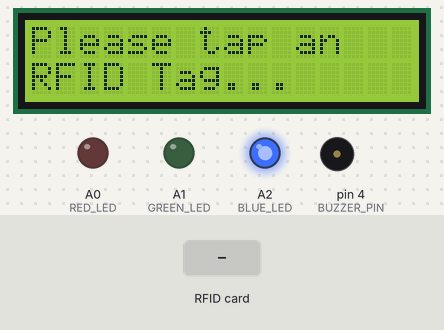
Simulated run of this sketch. Board: Arduino Uno, built with avr-gcc and run on an emulated ATmega328P. Shown: 16×2 character LCD, output pins drawn as LEDs (lit = HIGH), buzzer (waves = sounding). The inputs (shaded band) are chosen by the test bench. The local clock reads 2024-03-15 10:24:30 at power-on unless the sketch sets it; pins used as bus, display or sensor lines are not drawn; what the sketch prints to the serial monitor is not drawn.

Above: at 1.3 s.
1.4 s: RFID card AC 80 A2 D3 held to the reader
At 1.71 s:
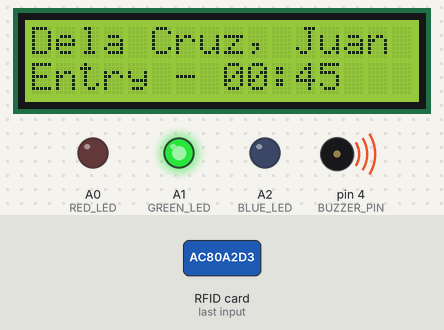
At 3.0 s:
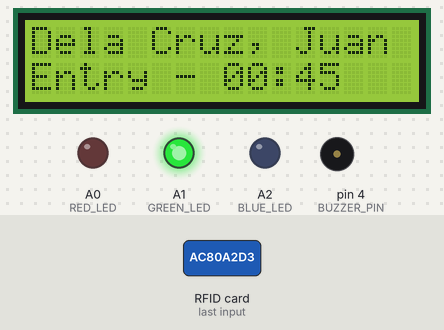
3.3 s: RFID card 5E 7A 19 C4 held to the reader
At 7.4 s:
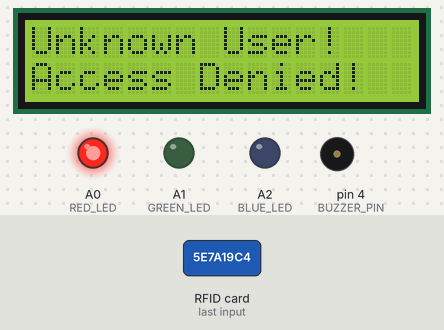
Timing chart, 0 to 12.3 s (numbered marks = the images above; inputs shaded):
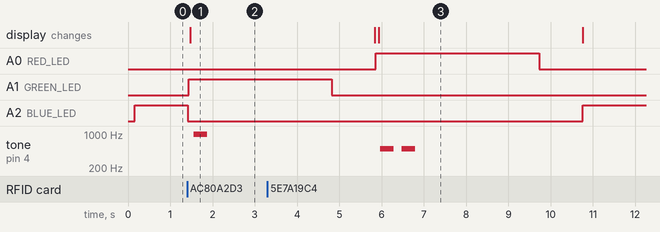

Measured:
- after the input at 1.4 s, A1 (GREEN_LED): LOW → HIGH at once; A2 (BLUE_LED): HIGH → LOW at once; tone on pin 4 (BUZZER_PIN): silent → 985 Hz after 0.15 s, → silent 0.32 s later; the display: changes after 0.07 s (image 1)
- after the input at 3.3 s, A0 (RED_LED): LOW → HIGH after 2.6 s, → LOW 3.9 s later; A2 (BLUE_LED): LOW → HIGH after 7.5 s instead of 2.5 s; tone on pin 4 (BUZZER_PIN): silent → 494 Hz after 2.7 s, → silent 0.32 s later, → 498 Hz 0.18 s later, → silent 0.32 s later; the display: first differs from a run without the input after 2.6 s (image 3)

The sketch:

Arduino_RFID_Access_Control.ino
```cpp
#include <virtuabotixRTC.h> // Required for RTC module
#include <SPI.h>            // Required for MFRC522 (RFID reader)
#include <MFRC522.h>        // RFID reader library
#include <Wire.h>           // Required for I2C communication (for LCD)
#include <LiquidCrystal_I2C.h> // I2C LCD library

// --- RTC Pin Definitions ---
// Initialize the RTC module with data pin, clock pin, and chip select pin
// IMPORTANT: VERIFY THESE DIGITAL PIN NUMBERS AGAINST YOUR PHYSICAL WIRING!
virtuabotixRTC myRTC(6, 7, 8); // Example: Data Pin 6, Clock Pin 7, CS Pin 8

// --- RFID Reader Pin Definitions ---
// These pins are for the MFRC522 RFID reader.
// RST_PIN: Reset pin for the MFRC522
// SDA_PIN: SPI Slave Select (SS) pin for the MFRC522
#define RST_PIN 9
#define SDA_PIN 10

// --- Component Pin Definitions ---
// VERIFY THESE DIGITAL PIN NUMBERS AGAINST YOUR PHYSICAL WIRING!
// Connect each LED's anode (long leg) to its respective digital pin
// via a current-limiting resistor (e.g., 220-330 Ohm).
// Connect the LED's cathode (short leg) to Arduino GND.
const int BLUE_LED = A2;    // Blue LED for "waiting for tag" state
const int GREEN_LED = A1;   // Green LED for "Access Granted"
const int RED_LED = A0;     // Red LED for "Access Denied"
const int BUZZER_PIN = 4;  // Buzzer connected to Digital Pin A3

// --- MFRC522 Object Initialization ---
MFRC522 mfrc522(SDA_PIN, RST_PIN);

// --- LCD I2C Object Initialization ---
// Parameters: I2C address, columns, rows
// Common I2C addresses are 0x27 or 0x3F. If your LCD doesn't work, try 0x3F,
// or run an I2C scanner sketch to find the correct address.
LiquidCrystal_I2C lcd(0x27, 16, 2); // Assuming a 16x2 LCD with address 0x27

// --- RFID User Data Structure ---
// Defines a structure to hold an RFID UID and the corresponding user's name parts, including Student ID.
struct RFIDUser {
  String uid;             // Stores the Unique Identifier of the RFID tag
  String studentID;       // New: Stores the Student ID
  String lastName;        // Stores the last name
  String firstName;       // Stores the first name
  String middleInitial;   // Stores the middle initial (can be empty string if none)
  bool isInside;          // State: true if currently "inside", false if "outside"
};

// --- Authorized Users Array ---
// IMPORTANT: Replace these example UIDs, Student IDs, and names with your actual data.
RFIDUser authorizedUsers[] = {
  {"AC 80 A2 D3", "2023-121343", "Dela Cruz", "Juan", "J.", false},
  {"A6 59 18 9E", "2023-987654", "TEJADA", "Paul Andrei", "B.", false},
  {"22 3D 05 4B", "2023-112233", "ABUED", "Jose Anjelo", "R.", false}
};

// --- Custom Tone Function ---
// Generates a square wave on the specified pin to make a sound.
void tone(int pin, int frequency, int duration) {
  long toggleTime = 1000000L / (frequency * 2);
  long numToggles = (long)duration * 1000L / toggleTime;
  for (long i = 0; i < numToggles; i++) {
    digitalWrite(pin, HIGH);
    delayMicroseconds(toggleTime);
    digitalWrite(pin, LOW);
    delayMicroseconds(toggleTime);
  }
}

// --- Setup Function ---
// Runs once when the Arduino starts or resets.
void setup() {
  Serial.begin(9600);       // Initialize serial communication for debugging
  SPI.begin();              // Initialize SPI bus for RFID reader
  mfrc522.PCD_Init();       // Initialize MFRC522 RFID reader

  // Initialize the LCD
  lcd.init();               // Initializes the LCD module
  lcd.backlight();          // Turns on the LCD backlight
  lcd.clear();              // Clears any text on the LCD screen

  // Set all LED and Buzzer pins as OUTPUTs
  pinMode(BUZZER_PIN, OUTPUT);
  pinMode(BLUE_LED, OUTPUT);
  pinMode(GREEN_LED, OUTPUT);
  pinMode(RED_LED, OUTPUT);

  // Ensure all LEDs and the buzzer are initially OFF (LOW state)
  digitalWrite(BUZZER_PIN, LOW);
  digitalWrite(BLUE_LED, LOW);
  digitalWrite(GREEN_LED, LOW);
  digitalWrite(RED_LED, LOW);

  // Set the current date and time for the RTC.
  // Format: seconds, minutes, hours, day of the week, day of the month, month, year
  // day of the week: 1 = Sunday, 2 = Monday, ..., 7 = Saturday
  // myRTC.setDS1302Time(ss, mm, hh, WW, DD, MM,YYYY);
  // Current time: Thursday, June 13, 2025 at 12:45:00 AM
  myRTC.setDS1302Time(00, 45, 00, 5, 13, 6, 2025);

  // Print CSV Header to Serial Monitor
  // Updated to include "StudentID" column
  Serial.println("Logs,RFID Tag,StudentID,Last Name,First Name,Middle Initial,Authorized (Yes/No),Entry/Exit,Date,Time");

  // Set the initial state: Blue LED ON and prompt message on LCD
  digitalWrite(BLUE_LED, HIGH); // Turn on the blue LED (default waiting state)
  lcd.setCursor(0, 0);          // Set LCD cursor to the first column, first row
  lcd.print("Please tap an");
  lcd.setCursor(0, 1);          // Set LCD cursor to the first column, second row
  lcd.print("RFID Tag...");
  Serial.println("Please tap an RFID Tag..."); // Also print to Serial Monitor for debugging
}

// --- Loop Function ---
// Runs repeatedly after setup() is complete.
void loop() {
  // Check if a new RFID card is present AND successfully read.
  // If not, ensure the blue LED is on (waiting state) and exit the loop iteration.
  if (!mfrc522.PICC_IsNewCardPresent() || !mfrc522.PICC_ReadCardSerial()) {
    digitalWrite(BLUE_LED, HIGH); // Keep blue LED on while waiting
    return; // Exit current loop iteration, go back to the start of loop()
  }

  // A card has been detected and read:
  digitalWrite(BLUE_LED, LOW); // Turn off the blue LED as a tag is being processed

  // Display "Processing Tag..." on the LCD
  lcd.clear();
  lcd.setCursor(0, 0);
  lcd.print("Processing Tag...");
  Serial.println("Processing tag..."); // Also print to Serial Monitor

  // --- Generate the RFID Tag's UID String ---
  String scannedContent = ""; // Initialize an empty string to store the UID
  for (byte i = 0; i < mfrc522.uid.size; i++) {
    if (mfrc522.uid.uidByte[i] < 0x10) {
      scannedContent.concat("0");
    }
    scannedContent.concat(String(mfrc522.uid.uidByte[i], HEX));
    if (i < mfrc522.uid.size - 1) {
      scannedContent.concat(" ");
    }
  }
  scannedContent.toUpperCase(); // Convert the entire UID string to uppercase

  Serial.print("RFID TAG Scanned: ");
  Serial.println(scannedContent); // Print the scanned UID to Serial Monitor

  // --- Check if the Scanned RFID Tag is Authorized ---
  bool authorized = false;      // Flag to track authorization status
  RFIDUser* currentUser = nullptr; // Pointer to the matched user

  // Iterate through the list of authorized users to find a match
  for (int i = 0; i < sizeof(authorizedUsers) / sizeof(authorizedUsers[0]); i++) {
    if (scannedContent.equals(authorizedUsers[i].uid)) {
      authorized = true;
      currentUser = &authorizedUsers[i]; // Store pointer to the found user
      break;
    }
  }

  // --- Handle Authorization Outcome ---
  if (authorized && currentUser != nullptr) {
    // --- Access Granted ---
    digitalWrite(GREEN_LED, HIGH); // Turn on the green LED

    // Update RTC time
    myRTC.updateTime(); // Get the most current time for logging

    // Determine Entry/Exit
    String entryExitStatus;
    if (currentUser->isInside) {
      entryExitStatus = "Exit";
      currentUser->isInside = false; // User is now outside
    } else {
      entryExitStatus = "Entry";
      currentUser->isInside = true;  // User is now inside
    }

    // --- LCD Display ---
    lcd.clear();
    lcd.setCursor(0, 0);
    lcd.print(currentUser->lastName);
    lcd.print(", ");
    lcd.print(currentUser->firstName);
    if (currentUser->middleInitial.length() > 0) {
      lcd.print(" ");
      lcd.print(currentUser->middleInitial);
      lcd.print(".");
    }

    lcd.setCursor(0, 1);
    lcd.print(entryExitStatus);
    lcd.print(" - ");
    if (myRTC.hours < 10) lcd.print("0");
    lcd.print(myRTC.hours);
    lcd.print(":");
    if (myRTC.minutes < 10) lcd.print("0");
    lcd.print(myRTC.minutes);
    // Seconds are not typically shown on LCD for entry/exit time

    // --- CSV Output for Access Granted ---
    // Columns: Logs, RFID Tag, StudentID, Last Name, First Name, Middle Initial, Authorized (Yes/No), Entry/Exit, Date, Time
    Serial.print("Access Granted,");   // Logs
    Serial.print(scannedContent);      // RFID Tag (the scanned UID)
    Serial.print(",");
    Serial.print(currentUser->studentID); // StudentID
    Serial.print(",");
    Serial.print(currentUser->lastName); // Last Name
    Serial.print(",");
    Serial.print(currentUser->firstName); // First Name
    Serial.print(",");
    Serial.print(currentUser->middleInitial); // Middle Initial
    Serial.print(",");
    Serial.print("Yes,");              // Authorized (Yes/No)
    Serial.print(entryExitStatus);     // Entry/Exit
    Serial.print(",");

    // Date (MM/DD/YYYY) - Ensure this format matches your desired spreadsheet
    if (myRTC.month < 10) Serial.print("0");
    Serial.print(myRTC.month);
    Serial.print("/");
    if (myRTC.dayofmonth < 10) Serial.print("0");
    Serial.print(myRTC.dayofmonth);
    Serial.print("/");
    Serial.print(myRTC.year);
    Serial.print(",");

    // Time (HH:MM:SS)
    if (myRTC.hours < 10) Serial.print("0");
    Serial.print(myRTC.hours);
    Serial.print(":");
    if (myRTC.minutes < 10) Serial.print("0");
    Serial.print(myRTC.minutes);
    Serial.print(":");
    if (myRTC.seconds < 10) Serial.print("0");
    Serial.print(myRTC.seconds);
    Serial.println(); // New line for the next log entry

    tone(BUZZER_PIN, 1000, 150); // Play a single, high-pitched beep
    delay(3000);                 // Keep green LED and LCD message on for 3 seconds
    digitalWrite(GREEN_LED, LOW);  // Turn off the green LED
  } else {
    // --- Access Denied ---
    digitalWrite(RED_LED, HIGH); // Turn on the red LED

    // Update RTC time for denied access too, for accurate timestamps
    myRTC.updateTime();

    // Display "Unknown User!" and "Access Denied!" messages on LCD
    lcd.clear();
    lcd.setCursor(0, 0);
    lcd.print("Unknown User!"); // Changed from "Unauthorized User!"
    lcd.setCursor(0, 1);
    lcd.print("Access Denied!");

    // --- CSV Output for Access Denied ---
    // Columns: Logs, RFID Tag, StudentID, Last Name, First Name, Middle Initial, Authorized (Yes/No), Entry/Exit, Date, Time
    Serial.print("Access Denied,");   // Logs
    Serial.print(scannedContent);     // RFID Tag (the scanned UID, even if unauthorized)
    Serial.print(",");
    Serial.print("N/A,");             // StudentID
    Serial.print("N/A,");             // Last Name
    Serial.print("N/A,");             // First Name
    Serial.print("N/A,");             // Middle Initial
    Serial.print("No,");              // Authorized (Yes/No)
    Serial.print("N/A,");             // Entry/Exit (or "Denied Attempt")

    // Date (MM/DD/YYYY)
    if (myRTC.month < 10) Serial.print("0");
    Serial.print(myRTC.month);
    Serial.print("/");
    if (myRTC.dayofmonth < 10) Serial.print("0");
    Serial.print(myRTC.dayofmonth);
    Serial.print("/");
    Serial.print(myRTC.year);
    Serial.print(",");

    // Time (HH:MM:SS)
    if (myRTC.hours < 10) Serial.print("0");
    Serial.print(myRTC.hours);
    Serial.print(":");
    if (myRTC.minutes < 10) Serial.print("0");
    Serial.print(myRTC.minutes);
    Serial.print(":");
    if (myRTC.seconds < 10) Serial.print("0");
    Serial.print(myRTC.seconds);
    Serial.println(); // New line for the next log entry

    tone(BUZZER_PIN, 500, 150); // Play first, lower-pitched beep
    delay(200);                 // Short pause between beeps
    tone(BUZZER_PIN, 500, 150); // Play second, lower-pitched beep
    delay(3000);                // Keep red LED and LCD message on for 3 seconds
    digitalWrite(RED_LED, LOW);   // Turn off the red LED
  }

  // --- Prepare for Next Scan ---
  mfrc522.PICC_HaltA();
  mfrc522.PCD_StopCrypto1();

  delay(1000); // Small delay to allow the system to settle before detecting the next tag

  // Return to the initial "waiting for tag" state
  lcd.clear();
  lcd.setCursor(0, 0);
  lcd.print("Please tap an");
  lcd.setCursor(0, 1);
  lcd.print("RFID Tag...");
  digitalWrite(BLUE_LED, HIGH); // Turn the blue LED back ON
  Serial.println("Please tap an RFID Tag..."); // Re-prompt on Serial Monitor
}
```
